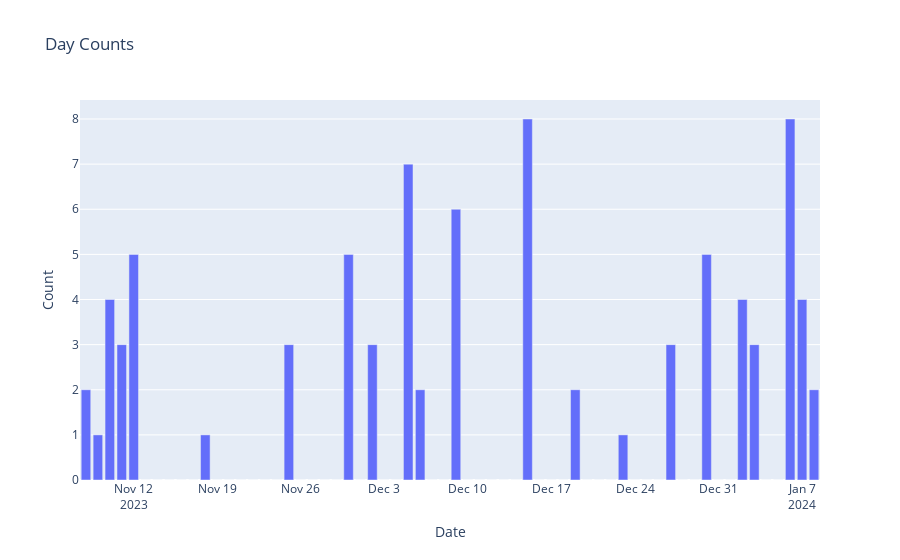

Notebook code cell kept with this figure:
### Markdown cell above
## **Matchs x day**

### Code cell
day_counts =  ptf_df.groupby(pd.Grouper(key='date', freq='D')).size()

# create a bar chart using Plotly
data=[go.Bar(x=day_counts.index, y=day_counts.values)]

#create the layout for the chart
layout = go.Layout(title='Day Counts', xaxis =dict (title= 'Date'), yaxis =dict(title='Count'))

# create the figure and plot it
fig = go.Figure(data = data, layout=layout)
fig.show()

### Figure 1 — Plotly figure (JSON) as saved in the notebook; plotly's stock layout.template omitted (floating-point values rounded to 4 significant figures)
{"data": [{"type": "bar", "x": ["2023-11-08T00:00:00", "2023-11-09T00:00:00", "2023-11-10T00:00:00", "2023-11-11T00:00:00", "2023-11-12T00:00:00", "2023-11-13T00:00:00", "2023-11-14T00:00:00", "2023-11-15T00:00:00", "2023-11-16T00:00:00", "2023-11-17T00:00:00", "2023-11-18T00:00:00", "2023-11-19T00:00:00", "2023-11-20T00:00:00", "2023-11-21T00:00:00", "2023-11-22T00:00:00", "2023-11-23T00:00:00", "2023-11-24T00:00:00", "2023-11-25T00:00:00", "2023-11-26T00:00:00", "2023-11-27T00:00:00", "2023-11-28T00:00:00", "2023-11-29T00:00:00", "2023-11-30T00:00:00", "2023-12-01T00:00:00", "2023-12-02T00:00:00", "2023-12-03T00:00:00", "2023-12-04T00:00:00", "2023-12-05T00:00:00", "2023-12-06T00:00:00", "2023-12-07T00:00:00", "2023-12-08T00:00:00", "2023-12-09T00:00:00", "2023-12-10T00:00:00", "2023-12-11T00:00:00", "2023-12-12T00:00:00", "2023-12-13T00:00:00", "2023-12-14T00:00:00", "2023-12-15T00:00:00", "2023-12-16T00:00:00", "2023-12-17T00:00:00", "2023-12-18T00:00:00", "2023-12-19T00:00:00", "2023-12-20T00:00:00", "2023-12-21T00:00:00", "2023-12-22T00:00:00", "2023-12-23T00:00:00", "2023-12-24T00:00:00", "2023-12-25T00:00:00", "2023-12-26T00:00:00", "2023-12-27T00:00:00", "2023-12-28T00:00:00", "2023-12-29T00:00:00", "2023-12-30T00:00:00", "2023-12-31T00:00:00", "2024-01-01T00:00:00", "2024-01-02T00:00:00", "2024-01-03T00:00:00", "2024-01-04T00:00:00", "2024-01-05T00:00:00", "2024-01-06T00:00:00", "2024-01-07T00:00:00", "2024-01-08T00:00:00"], "y": [2, 1, 4, 3, 5, 0, 0, 0, 0, 0, 1, 0, 0, 0, 0, 0, 0, 3, 0, 0, 0, 0, 5, 0, 3, 0, 0, 7, 2, 0, 0, 6, 0, 0, 0, 0, 0, 8, 0, 0, 0, 2, 0, 0, 0, 1, 0, 0, 0, 3, 0, 0, 5, 0, 0, 4, 3, 0, 0, 8, 4, 2]}], "layout": {"title": {"text": "Day Counts"}, "xaxis": {"title": {"text": "Date"}}, "yaxis": {"title": {"text": "Count"}}}}
